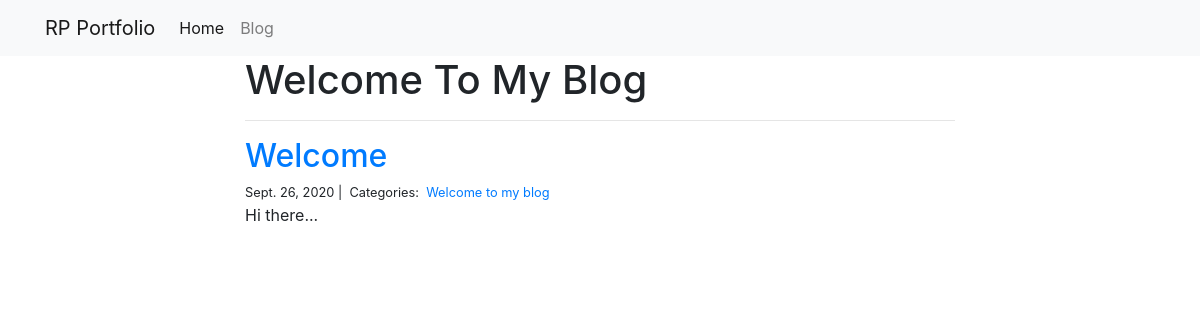
The app's page /blog/Welcome to my blog/ with its own data.
### blog/models.py (models this page shows)
class Category(models.Model):
    name = models.CharField(max_length=20)

class Post(models.Model):
    title = models.CharField(max_length=255)
    body = models.TextField()
    created_on = models.DateTimeField(auto_now_add=True)
    last_modified = models.DateTimeField(auto_now=True)
    categories = models.ManyToManyField('Category', related_name='posts')

### blog/views.py (the view)
# urls.py: path("<category>/", views.blog_category, name="blog_category"),
def blog_category(request, category):
    posts = Post.objects.filter(categories__name__contains=category).order_by(
        "-created_on"
    )
    context = {"category": category, "posts": posts}
    return render(request, "blog_category.html", context)

### blog/templates/blog_category.html
{% extends "base.html" %}
{% block page_content %}
<div class="col-md-8 offset-md-2">
    <h1>{{ category | title }}</h1>
    <hr>
    {% for post in posts %}
        <h2><a href="{% url 'blog_detail' post.pk%}">{{ post.title }}</a></h2>
        <small>
            {{ post.created_on.date }} |&nbsp;
            Categories:&nbsp;
            {% for category in post.categories.all %}
            <a href="{% url 'blog_category' category.name %}">
                {{ category.name }}
            </a>&nbsp;
            {% endfor %}
        </small>
        <p>{{ post.body | slice:":400" }}...</p>
    {% endfor %}
</div>
{% endblock %}

### records on screen
Category: name "Welcome To My Blog", name "Welcome to my blog"
Post: title "Welcome", created_on "Sept. 26, 2020", body "Hi there"
